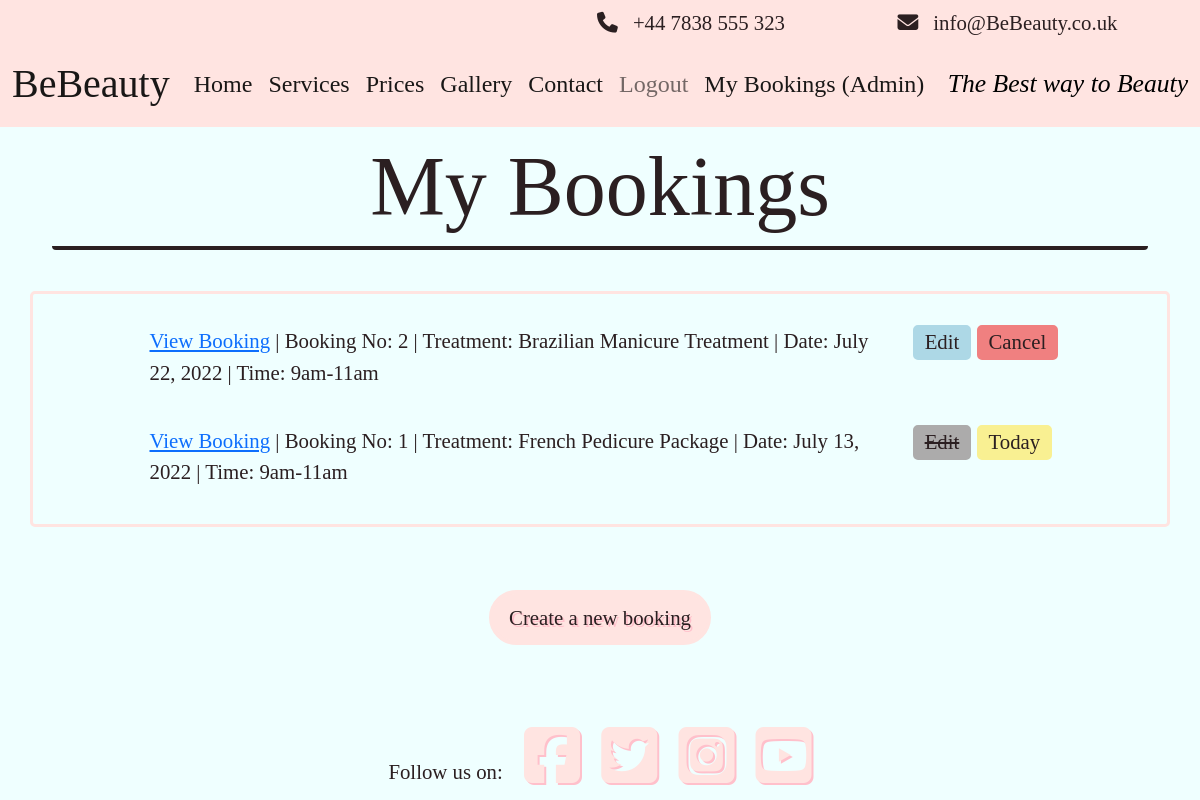
The app's page /bookings (signed in) with its own data.
### booking/models.py (models this page shows, shortened)
class Booking(models.Model):
    booking_id = models.BigAutoField(primary_key=True, unique=True)
    user = models.ForeignKey(User, on_delete=models.CASCADE, related_name="User")
    contact_no = PhoneNumberField(region="GB", null=False, blank=False)
    email = models.EmailField()
    treatment = models.ForeignKey(Treatment, on_delete=models.CASCADE, related_name="Treatment_Name")
    booking_time = models.DateField(auto_now=True)
    appointment_date = models.DateField()
    appointment_slot = models.IntegerField(choices=TIMESLOTS)
    address_line_one = models.CharField(max_length=60)
    address_line_two = models.CharField(max_length=60, blank=True)
    address_line_three = models.CharField(max_length=60, blank=True)
    city = models.CharField(max_length=20)
    post_code = models.CharField(max_length=10)
    additional_info = models.TextField(max_length=300, blank=True)
    cancelled = models.IntegerField(choices=APPOINTMENT_STATUS, default=0)
    class Meta:
        ordering = ['appointment_date', 'appointment_slot']
        constraints = [
            models.UniqueConstraint(fields=['appointment_date', 'appointment_slot'], name='unique_booking')
        ]

### treatment/models.py (models this page shows, shortened)
class Treatment(models.Model):
    treatment_type = models.IntegerField(choices=TREATMENTS)
    treatment_name = models.CharField(max_length=60, unique=True)
    slug = models.SlugField(max_length=60, unique=True, primary_key=True)
    treatment_price = models.DecimalField(blank=False, max_digits=5, decimal_places=2)
    treatment_description = models.TextField()
    treatment_time = models.CharField(max_length=50)
    class _Meta:
        ordering = ['treatment_name']
    def __str__(self):
        return f"{self.treatment_name}"

### booking/views.py (the view)
# urls.py: path('bookings', ListBookings.as_view(), name='bookings'),
class ListBookings(ListView):
    model = Booking
    queryset = Booking.objects.all().order_by('-booking_id')
    template_name = 'bookings.html'
    paginate_by = 6
    context_object_name = 'bookings'
    def get_queryset(self):
        queryset = super().get_queryset()
        return queryset.filter(user=self.request.user)

### templates/bookings.html (shortened to what this page needs)
{% extends "base.html" %}
{% load static %}
{% block content %}
{% if user.is_authenticated %}
<div class="container">
    <div class="box-wrap">
        <h1 class="col center-text title-font sub-title">My Bookings</h1>
    </div>
</div>
<br>
<div class="container booking-box">
    <br>
    {% for booking in bookings %}
    {% if booking.cancelled == False %}
    <div class="container">
        <div class="row">
            <div class="col-1 no-padding"></div>
            <div class="col-sm-11">
                <div class="row text-wrap">
                    <div class="col-sm-9">
                        <a class="" href="{% url 'view-booking' booking.pk %}">View Booking</a> | Booking No:
                        {{ booking.booking_id }} | Treatment: {{ booking.treatment }} | Date:
                        {{ booking.appointment_date }} | Time: {{ booking.get_appointment_slot_display }}
                    </div>
                    <div class="col-sm-3">
                        {% if user.last_login.date < booking.appointment_date %}
                        <a class="custom-site-btn btn-remove-blue edit-but" type="button" href="{% url 'edit-booking' booking.pk %}">Edit</a>
                        <a class="custom-site-btn btn-remove-blue del-but" type="button" href="{% url 'cancel-booking' booking.pk %}">Cancel</a>
                        {% elif user.last_login.date == booking.appointment_date %}
                        <a class="custom-site-btn btn-remove-blue nul-but" type="button"><s>Edit</s></a>
                        <a class="custom-site-btn btn-remove-blue today-but" type="button" href="{% url 'view-booking' booking.pk %}">Today</a>
                        {% else %}
                        <a class="custom-site-btn btn-remove-blue nul-but" type="button"><s>Edit</s></a>
                        <a class="custom-site-btn btn-remove-blue fin-but" type="button" href="{% url 'view-booking' booking.pk %}">Completed</a>
                        </a>
                        {% endif %}
                    </div>
                </div>
            </div>
        </div>
    </div>
    <br>
    {% endif %}
    {% endfor %}
</div>
<br>
<br>
<div class="container_fluid">
    <div class="justify-content-center text-center ">
        <a type="button" class="btn-lg light sub-custom-btn btn-remove-blue hvr-pulse" href="{% url 'booking' %}">Create
            a new booking</a>
    </div>
</div>
<br>
<br>
{% endif %}
{% endblock %}

### templates/base.html (shortened to what this page needs)
{% load static %}
<!DOCTYPE html>
<html lang="en">
<head>
    <link href="https://cdn.jsdelivr.net/npm/bootstrap@5.0.1/dist/css/bootstrap.min.css" rel="stylesheet">
    <link href="{% static 'fontawesomefree/css/all.min.css' %}" rel="stylesheet">
    <link rel="stylesheet" href="https://cdnjs.cloudflare.com/ajax/libs/hover.css/2.3.1/css/hover-min.css" />
    <link rel="stylesheet" href="{% static 'css/style.css' %}">
</head>
<body class="d-flex flex-column h-100 main-bg">
    <div class="container-fluid above-nav">
        <div class="row justify-content-end padding-top">
            <div class=" col-lg-8 col-sm-7 contact-holder extra-padding">
                <i class="fa-solid fa-phone extra-padding"></i>+44 7838 555 323
            </div>
            <div class="col-lg-4 col-sm-5 contact-holder extra-padding text-center">
                <i class="fa-solid fa-envelope extra-padding"></i>info@BeBeauty.co.uk
            </div>
        </div>
    </div>
    <nav class="navbar navbar-expand-lg navbar-light">
        <div class="container-fluid">
            <a class="navbar-brand" href="{% url 'home' %}"><span class="brand title-font nav-title">BeBeauty</a>
            <div class="collapse navbar-collapse" id="navbarText">
                <ul class="navbar-nav me-auto mb-2 mb-lg-0">
                    <li class="nav-item">
                        <a class="nav-link active" aria-current="page" href="{% url 'home' %}">Home</a>
                    </li>
                    <li class="nav-item">
                        <a class="nav-link active" aria-current="page" href="{% url 'services' %}">Services</a>
                    </li>
                    <li class="nav-item">
                        <a class="nav-link active" aria-current="page" href="{% url 'price-list' %}">Prices</a>
                    </li>
                    <li class="nav-item">
                        <a class="nav-link active" aria-current="page" href="{% url 'gallery' %}">Gallery</a>
                    </li>
                    <li class="nav-item">
                        <a class="nav-link active" aria-current="page" href="{% url 'contact' %}">Contact</a>
                    </li>
                    {% if user.is_authenticated %}
                    <li class="nav-item">
                        <a class="nav-link" href="{% url 'account_logout' %}">Logout</a>
                    </li>
                    <li class="nav-item">
                        <a class="nav-link active" aria-current="page" href="{% url 'bookings' %}">My Bookings
                            ({{ user.username }})</a>
                    </li>
                    {% endif %}
                </ul>
                <span class="slogon text-center">
                    The Best way to Beauty
                </span>
            </div>
        </div>
    </nav>
    <main class="flex-shrink-0 main-bg">
        {% block content %}{% endblock content %}
    </main>
    <footer class="footer mt-auto py-3 dark-bg">
        <p class="m-0 text-center text-black">Follow us on:
            <i class="fab fa-facebook-square ms-3 hvr-pulse button"></i>
            <i class="fab fa-twitter-square ms-3 hvr-pulse button"></i>
            <i class="fab fa-instagram-square ms-3 hvr-pulse button"></i>
            <i class="fab fa-youtube-square ms-3 hvr-pulse button"></i></p>
    </footer>
</body>
</html>

### static/css/style.css (style rules this page uses)
* { margin: 0; padding: 0; border: 0; }
body { background-color: rgb(239, 255, 255); color: #2b1f21; font-family: 'Zilla Slab', serif; font-size: 1.3em; }
.title-font { font-family: 'Playfair Display', serif; text-align: center; }
.contact-holder { text-align: end; }
.nav-title { font-size: 5vmin; }
nav { background-color: mistyrose; font-family: 'Zilla Slab', serif; }
.above-nav { background-color: mistyrose; font-family: 'Zilla Slab', serif; }
footer { padding: 3em; }
footer .fab { font-size: 8vmin; color: mistyrose; text-shadow: 2px 2px pink; }
.extra-padding { padding: 0px 15px; }
.padding-top { padding-top: 7px; }
nav li a { font-size: 1.5rem; }
.sub-title { font-size: 7vw; }
.box-wrap { margin: 10px; border-bottom: 4px #2b1f21 solid; border-radius: 4px; }
.slogon { font-family: 'Playfair Display'; font-style: italic; font-size: 1.6rem; color: black; }
.btn-remove-blue { -webkit-tap-highlight-color: transparent; color: #2b1f21; text-decoration: none; }
.sub-custom-btn { background-color: mistyrose; font-weight: 500; border-radius: 40px; border: 4px mistyrose solid; text-shadow: 2px 2px pink; border: 4px mistyrose solid; font-size: 1.3rem; }
.custom-site-btn { border-radius: 5px; line-height: 1; border: 4px pink solid; }
.edit-but { background-color: lightblue; border: 4px lightblue solid; padding: 3px 8px; }
.del-but { background-color: lightcoral; border: 4px lightcoral solid; padding: 3px 8px; }
.nul-but { background-color: rgb(172, 171, 171); border: 4px rgb(172, 171, 171) solid; padding: 3px 8px; }
.today-but { background-color: rgb(249, 240, 146); border: 4px rgb(249, 240, 146) solid; padding: 3px 8px; }
.text-wrap { word-break: normal; }
.no-padding { padding: 0; }
.booking-box { border: 3px mistyrose solid; border-radius: 5px; }
.row { margin-bottom: 3px; }

### records on screen
Booking: booking_id "2", treatment "Brazilian Manicure Treatment", appointment_date "July 22, 2022", appointment_slot "9am-11am", shows "Edit"
Booking: booking_id "1", treatment "French Pedicure Package", appointment_date "July 13, 2022", appointment_slot "9am-11am", shows "Edit"

### other values on screen
{{ user.username }} "Admin"
